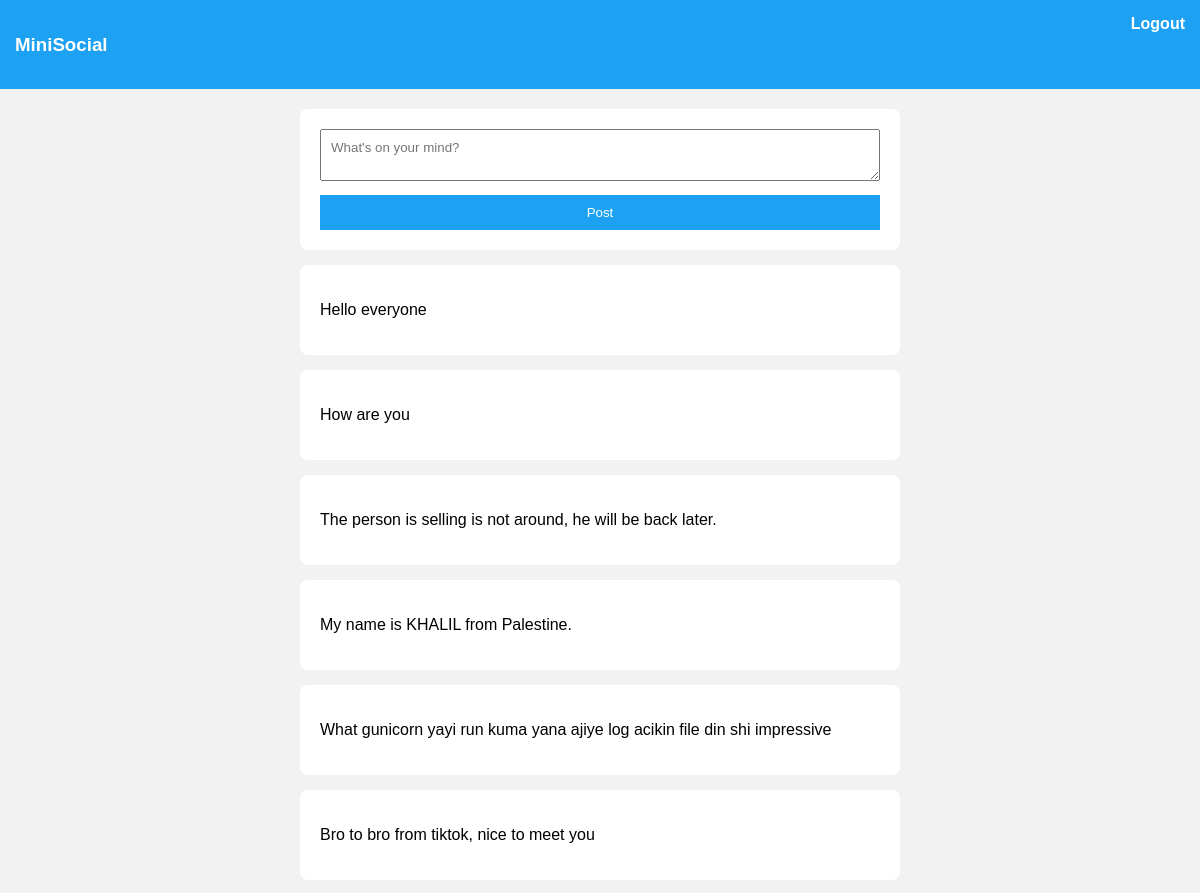
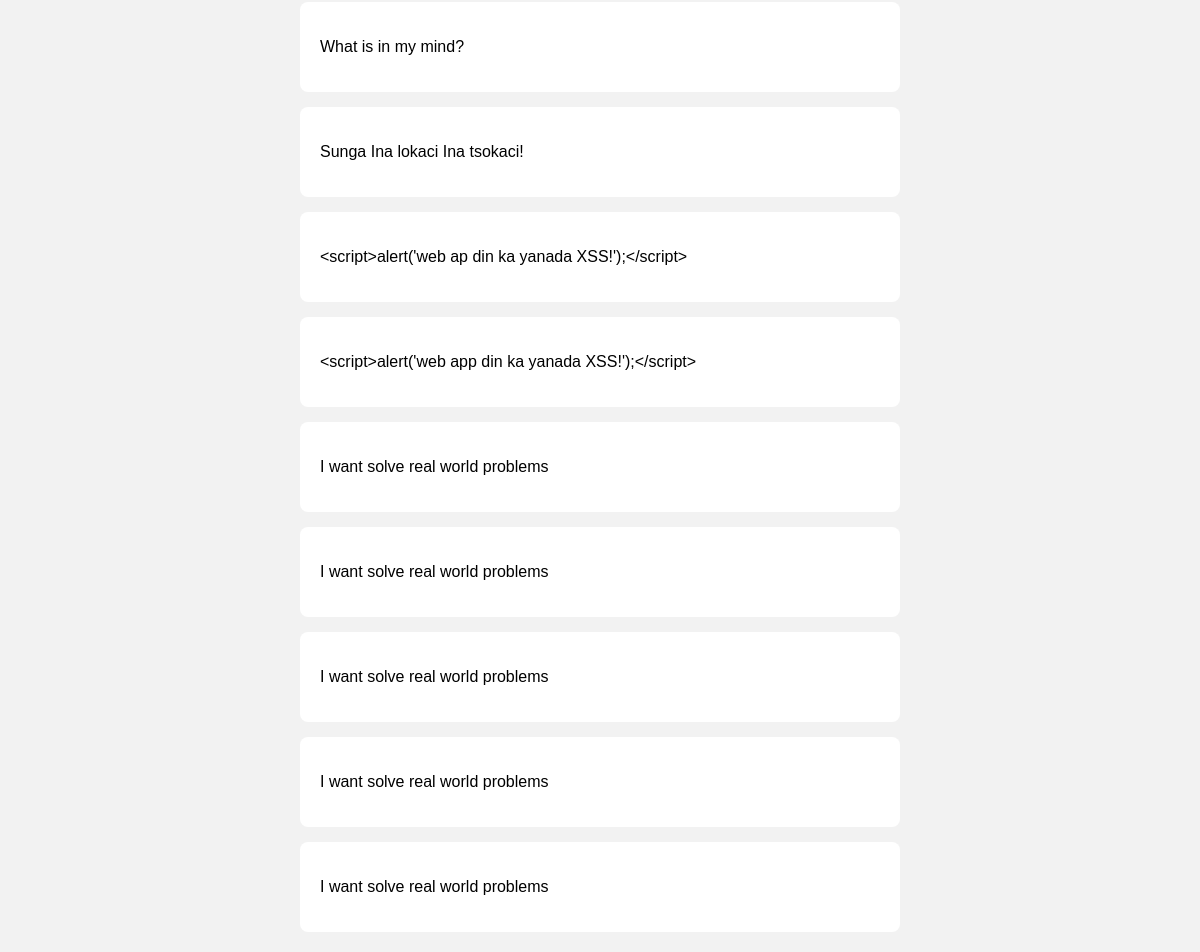
The page / (signed in) on the database its author committed (2 pictures, top to bottom).
### tables this page shows
CREATE TABLE posts (
        id INTEGER PRIMARY KEY,
        user_id INTEGER,
        content TEXT
    );

### routes/dashboard.py (the view)
def dashboard():
    if "user_id" not in session:
        return redirect("/login")
    posts = get_posts()
    return render_template("dashboard.html", posts=posts)

### models.py (called while the page is built, shortened)
def get_db():
    return sqlite3.connect(DB_PATH)

### services/post_service.py (called while the page is built)
def get_posts():
    db = get_db()
    return db.execute("SELECT * FROM posts").fetchall()

### templates/dashboard.html (shortened to what this page needs)
<!DOCTYPE html>
<html>
<head>
  <link rel="stylesheet" href="/static/style.css">
</head>
<body>
<nav>
  <h3>MiniSocial</h3>
  <a href="/logout">Logout</a>
</nav>
<div class="container">
  <div class="post-box">
    <form method="POST" action="/post">
      <textarea name="content" placeholder="What's on your mind?" required></textarea>
      <button>Post</button>
    </form>
  </div>
  {% for post in posts %}
  <div class="post-card">
    <p>{{ post[2] }}</p>
  </div>
  {% endfor %}
</div>
</body>
</html>

### static/style.css (style rules this page uses)
* { box-sizing: border-box; font-family: Arial, sans-serif; }
body { margin: 0; background: #f2f2f2; }
nav { background: #1da1f2; color: white; padding: 15px; display: flex; justify-content: space-between; }
nav a { color: white; text-decoration: none; font-weight: bold; }
.container { max-width: 600px; margin: 20px auto; }
.card, .post-card, .post-box { background: white; padding: 20px; border-radius: 8px; margin-bottom: 15px; }
input, textarea { width: 100%; padding: 10px; margin-bottom: 10px; }
button { background: #1da1f2; border: none; color: white; padding: 10px; width: 100%; cursor: pointer; }

### rows shown on the page
posts: content "Hello everyone"
posts: content "How are you"
posts: content "The person is selling is not around, he will be back later."
posts: content "My name is KHALIL from Palestine."
posts: content "What gunicorn yayi run kuma yana ajiye log acikin file din shi impressive"
posts: content "Bro to bro from tiktok, nice to meet you"
posts: content "What is in my mind?"
posts: content "Sunga Ina lokaci Ina tsokaci!"
posts: content "<script>alert('web ap din ka yanada XSS!');</script>"
posts: content "<script>alert('web app din ka yanada XSS!');</script>"
posts: content "I want solve real world problems"
posts: content "I want solve real world problems"
posts: content "I want solve real world problems"
posts: content "I want solve real world problems"
posts: content "I want solve real world problems"
